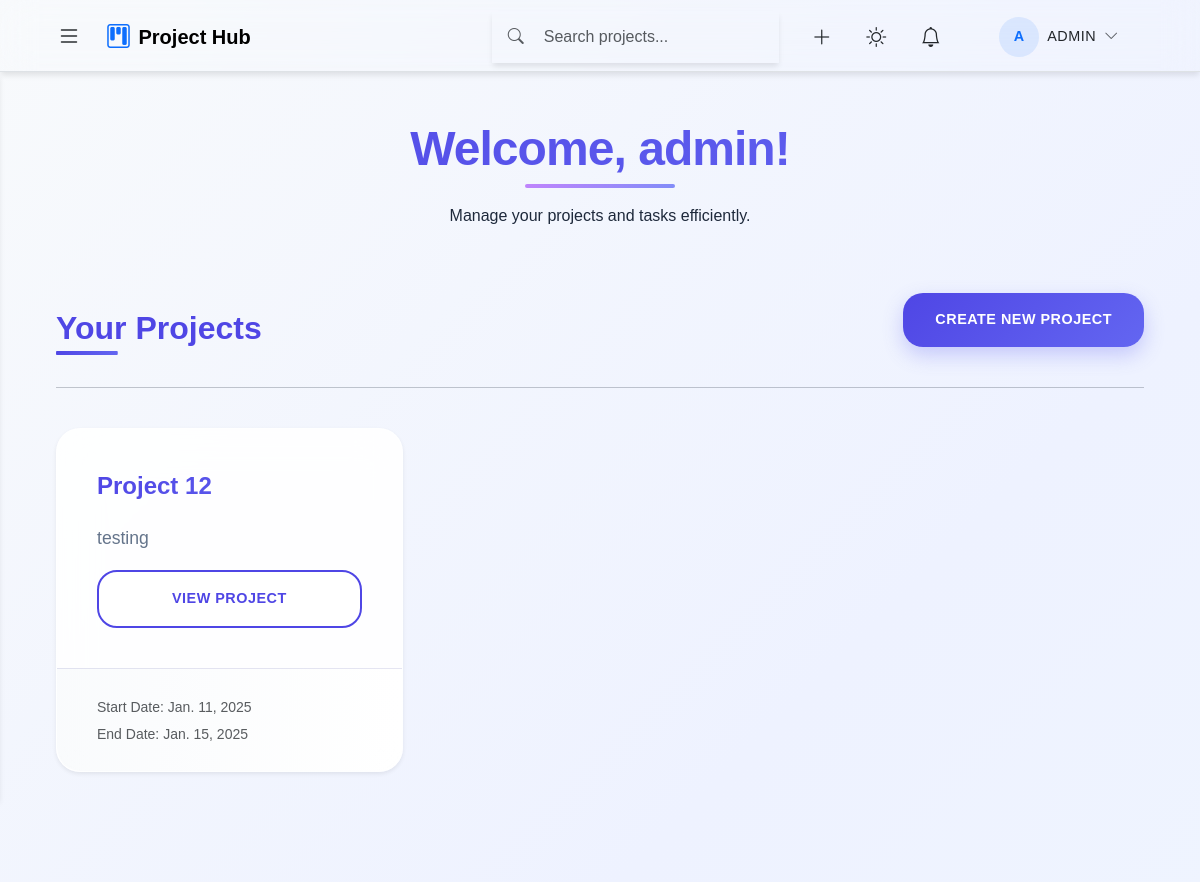
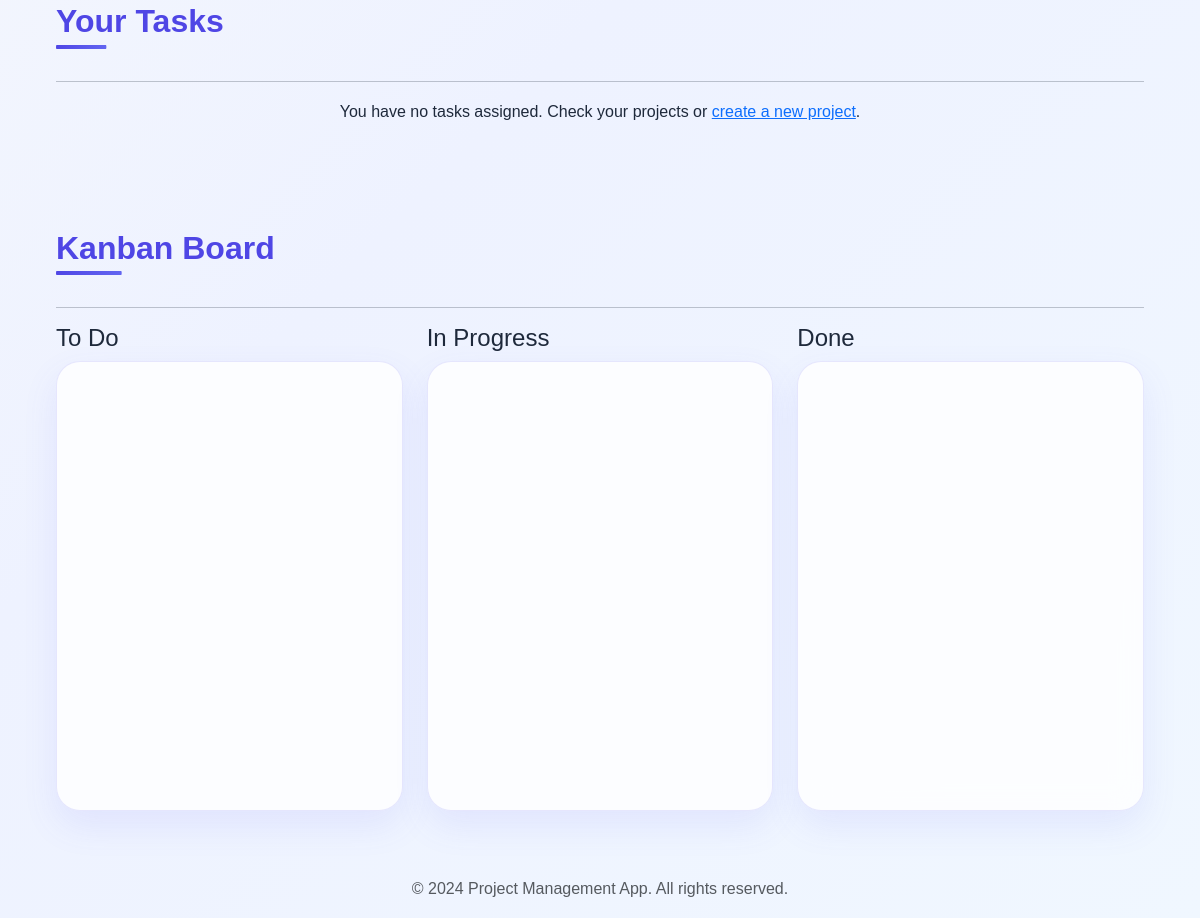
The app's page /projects/ (signed in) with its own data (2 pictures, top to bottom).
### projects/models.py (models this page shows, shortened)
class User(AbstractUser):
    email = models.EmailField(unique=True)
    groups = models.ManyToManyField(
        Group,
        related_name='custom_user_groups',
        blank=True,
        help_text='The groups this user belongs to.',
        verbose_name='groups',
    )
    user_permissions = models.ManyToManyField(
        Permission,
        related_name='custom_user_permissions',
        blank=True,
        help_text='Specific permissions for this user.',
        verbose_name='user permissions',
    )

class Project(models.Model):
    STATUS_CHOICES = [
        ('planned', 'Planned'),
        ('active', 'Active'),
        ('completed', 'Completed'),
        ('on_hold', 'On Hold')
    ]
    name = models.CharField(max_length=200)
    description = models.TextField()
    team = models.ForeignKey(Team, on_delete=models.CASCADE, related_name='projects')
    manager = models.ForeignKey(User, on_delete=models.CASCADE, related_name='managed_projects')
    status = models.CharField(max_length=20, choices=STATUS_CHOICES, default='planned')
    start_date = models.DateField()
    end_date = models.DateField()
    created_at = models.DateTimeField(auto_now_add=True)
    class Meta:
        ordering = ['-created_at']
        constraints = [
            models.UniqueConstraint(fields=['name', 'team'], name='unique_project_name_in_team')
        ]

### projects/views.py (the view)
# urls.py: path('', views.homepage, name='homepage'),
@login_required
@handle_view_errors
def homepage(request):
    try:
        projects = get_user_projects(request.user)
        tasks = get_user_tasks(request.user)
        context = get_common_context(request.user)
        context.update({
            'projects': projects,
            'tasks': tasks,
            'recent_activity': get_recent_activity(request.user)
        })
        return render(request, 'projects/homepage.html', context)
    except Exception as e:
        logger.error(f"Homepage error: {str(e)}")
        messages.error(request, MSG_ERROR)
        return redirect('login')

### projects/utils/common.py (called while the page is built)
def get_common_context(user):
    try:
        notifications = Notification.objects.filter(user=user).select_related('user')
        return {
            'projects_count': Project.objects.filter(team__members__user=user).distinct().count(),
            'tasks_count': Task.objects.filter(assigned_to=user).count(),
            'notifications': notifications[:5],
            'unread_notifications_count': notifications.filter(read=False).count(),
            'team_members_count': TeamMember.objects.filter(team__members__user=user).distinct().count(),
            'active_projects_count': Project.objects.filter(team__members__user=user, status='active').distinct().count(),
            'completed_tasks_count': Task.objects.filter(assigned_to=user, status='done').count()
        }
    except Exception as e:
        logger.error(f"Context error: {str(e)}")
        return {}

### projects/utils/projects.py (called while the page is built)
def get_user_projects(user):
    return (Project.objects.filter(team__members__user=user)
            .select_related('team')
            .distinct()
            .order_by('-created_at'))

### projects/utils/tasks.py (called while the page is built)
def get_user_tasks(user):
    try:
        return (Task.objects.filter(assigned_to=user)
                .select_related('project')
                .order_by('-created_at'))
    except Exception as e:
        logger.error(f"Error getting user tasks: {str(e)}")
        return Task.objects.none()

def get_recent_activity(user, days=7):
    try:
        start_date = timezone.now() - timedelta(days=days)
        return Task.objects.filter(
            assigned_to=user,
            created_at__gte=start_date
        ).select_related('project').order_by('-created_at')
    except Exception as e:
        logger.error(f"Error getting recent activity: {str(e)}")
        return Task.objects.none()

### projects/templates/projects/homepage.html (shortened to what this page needs)
{% extends 'base.html' %}
{% load static %}
{% block extra_css %}
<link rel="stylesheet" href="{% static 'css/homepage.css' %}">
{% endblock %}
{% block content %}
<div class="container mt-5">
    <div class="row mb-4">
        <div class="col">
            <h2 class="text-center">Welcome, {{ user.username }}!</h2>
            <p class="text-center">Manage your projects and tasks efficiently.</p>
        </div>
    </div>
    <div class="row mb-4">
        <div class="col">
            <div class="d-flex justify-content-between align-items-center">
                <h3>Your Projects</h3>
                <a href="{% url 'project_create' %}" class="btn btn-primary">Create New Project</a>
            </div>
            <hr>
        </div>
    </div>
    <div class="row">
        {% for project in projects %}
        <div class="col-md-4 mb-4">
            <div class="card shadow-sm h-100">
                <div class="card-body d-flex flex-column">
                    <h5 class="card-title">{{ project.name }}</h5>
                    <p class="card-text flex-grow-1">{{ project.description|truncatewords:20 }}</p>
                    <a href="{% url 'project_detail' project.id %}" class="btn btn-outline-primary mt-auto">View Project</a>
                </div>
                <div class="card-footer text-muted">
                    <small>Start Date: {{ project.start_date }}</small><br>
                    <small>End Date: {{ project.end_date }}</small>
                </div>
            </div>
        </div>
        {% empty %}
        <div class="col">
            <p class="text-center">You have no projects. <a href="{% url 'project_create' %}">Create a new project</a>.</p>
        </div>
        {% endfor %}
    </div>
    <div class="row mt-5">
        <div class="col">
            <h3>Your Tasks</h3>
            <hr>
        </div>
    </div>
    <div class="row">
        {% for task in tasks %}
        <div class="col-md-6 mb-4">
            <div class="card shadow-sm h-100">
                <div class="card-body d-flex flex-column">
                    <h5 class="card-title">{{ task.title }}</h5>
                    <p class="card-text flex-grow-1">{{ task.description|truncatewords:20 }}</p>
                    <a href="{% url 'task_detail' task.project.id task.id %}" class="btn btn-outline-primary mt-auto">View Task</a>
                </div>
                <div class="card-footer text-muted">
                    <small>Due Date: {{ task.due_date }}</small>
                </div>
            </div>
        </div>
        {% empty %}
        <div class="col">
            <p class="text-center">You have no tasks assigned. Check your projects or <a href="{% url 'project_create' %}">create a new project</a>.</p>
        </div>
        {% endfor %}
    </div>
    <div class="row mt-5">
        <div class="col">
            <h3>Kanban Board</h3>
            <hr>
        </div>
    </div>
    <div class="row">
        <div class="col-md-4">
            <h4>To Do</h4>
            <ul id="todo" class="list-group">
            </ul>
        </div>
        <div class="col-md-4">
            <h4>In Progress</h4>
            <ul id="inprogress" class="list-group">
            </ul>
        </div>
        <div class="col-md-4">
            <h4>Done</h4>
            <ul id="done" class="list-group">
            </ul>
        </div>
    </div>
</div>
{% endblock %}

### projects/templates/base.html (shortened to what this page needs)
<!DOCTYPE html>
<html lang="en" data-theme="light">
<head>
    {% load static %}
    <link href="https://cdn.jsdelivr.net/npm/bootstrap@5.3.0/dist/css/bootstrap.min.css" rel="stylesheet">
    <link href="https://cdn.jsdelivr.net/npm/bootstrap-icons/font/bootstrap-icons.css" rel="stylesheet">
    <link rel="stylesheet" href="{% static 'css/base.css' %}">
    {% block extra_css %}{% endblock %}
</head>
<body class="d-flex flex-column min-vh-100" data-bs-theme="light">
    <header class="navbar glass-nav fixed-top border-bottom">
        <div class="container-fluid px-4">
            <div class="d-flex align-items-center gap-3">
                <button type="button" id="sidebarToggle" class="btn btn-icon rounded-circle p-2 hover-translate"
                aria-label="Toggle Sidebar" aria-expanded="false" aria-controls="sidebar">
                <i class="bi bi-list fs-4"></i>
                </button>
                <a class="navbar-brand d-flex align-items-center gap-2 hover-translate" href="{% url 'homepage' %}">
                    <i class="bi bi-kanban fs-4 text-primary"></i>
                    <span class="fw-bold">Project Hub</span>
                </a>
            </div>
            <div class="d-flex align-items-center gap-4">
                <div class="search-wrapper d-none d-md-flex align-items-center glass-card px-3 py-2 position-relative">
                    <i class="bi bi-search text-muted search-icon"></i>
                    <input type="search"
                        class="form-control border-0 bg-transparent shadow-none ms-2 search-input"
                        placeholder="Search projects..."
                        aria-label="Search projects"
                        data-search-url="{% url 'api_search' %}"
                        autocomplete="off">
                </div>
                <div class="d-flex align-items-center gap-3">
                    <div class="dropdown">
                        <button class="btn btn-icon rounded-circle p-2 hover-translate"
                                data-bs-toggle="dropdown" aria-expanded="false" aria-label="Quick actions">
                            <i class="bi bi-plus-lg fs-5"></i>
                        </button>
                    </div>
                    <button id="themeToggle" class="btn btn-icon rounded-circle p-2 hover-translate"
                            aria-label="Toggle theme">
                        <i class="bi bi-moon fs-5"></i>
                    </button>
                    <div class="dropdown">
                        <button class="btn btn-icon rounded-circle p-2 hover-translate position-relative"
                                data-bs-toggle="dropdown" aria-expanded="false" aria-label="Notifications">
                            <i class="bi bi-bell fs-5"></i>
                        </button>
                    </div>
                    <div class="dropdown">
                        <button class="btn d-flex align-items-center gap-2 hover-translate"
                                data-bs-toggle="dropdown" aria-expanded="false" aria-label="User menu">
                            <div class="user-avatar rounded-circle overflow-hidden" style="width: 40px; height: 40px;">
                                {% if user.profile.avatar %}
                                    <img src="{{ user.profile.avatar.url }}" alt="Profile"
                                         class="w-100 h-100 object-fit-cover">
                                {% else %}
                                    <div class="avatar-placeholder d-flex align-items-center justify-content-center h-100 bg-primary bg-opacity-10 text-primary">
                                        {{ user.username|slice:":1"|upper }}
                                    </div>
                                {% endif %}
                            </div>
                            <span class="d-none d-md-block fw-medium">{{ user.username }}</span>
                            <i class="bi bi-chevron-down text-muted"></i>
                        </button>
                    </div>
                </div>
            </div>
        </div>
    </header>
    <main id="main-content" class="flex-grow-1 pt-5 mt-4" role="main">
        <div class="container-fluid px-4">
            {% block content %}{% endblock %}
        </div>
    </main>
    <footer class="footer mt-auto py-3 glass-footer">
        <div class="container text-center">
            <span class="text-muted">&copy; {% now "Y" %} Project Management App. All rights reserved.</span>
        </div>
    </footer>
</body>
</html>

### static/css/base.css (style rules this page uses)
:root { --primary: #4f46e5; --primary-light: rgba(79, 70, 229, 0.1); --primary-dark: #3c3799; --secondary: #6366f1; --accent: #818cf8; --success: #10b981; --warning: #f59e0b; --danger: #ef4444; --info: #3b82f6; --bg-light: #ffffff; --bg-dark: #0f172a; --text-light: #1e293b; --text-dark: #f8fafc; --text-muted-light: #64748b; --text-muted-dark: #94a3b8; --glass-light: rgba(255, 255, 255, 0.85); --glass-dark: rgba(15, 23, 42, 0.85); --glass-border-light: rgba(255, 255, 255, 0.4); --glass-border-dark: rgba(45, 55, 72, 0.4); --blur: 16px; --shadow-sm: 0 2px 4px rgba(0, 0, 0, 0.05); --shadow: 0 4px 6px -1px rgba(0, 0, 0, 0.1); --shadow-lg: 0 10px 15px -3px rgba(0, 0, 0, 0.1); --shadow-glow: 0 0 15px rgba(79, 70, 229, 0.3); --header-height: 72px; --sidebar-width: 300px; --border-radius: 12px; --border-radius-lg: 16px; --transition-fast: 0.2s ease; --transition-normal: 0.3s ease; --gradient-primary: linear-gradient(135deg, #4f46e5 0%, #6366f1 100%); --gradient-secondary: linear-gradient(135deg, #c084fc 0%, #818cf8 100%); }
body { font-family: 'Inter', sans-serif; color: var(--text-primary); min-height: 100vh; padding-top: var(--header-height); display: flex; flex-direction: column; margin: 0; transition: background var(--transition-normal); line-height: 1.6; }
.glass-nav, .glass-sidebar, .glass-card { background: var(--glass-bg); backdrop-filter: blur(var(--blur)); border: 1px solid var(--glass-border); box-shadow: var(--shadow); transition: all var(--transition-normal); }
.glass-nav { height: var(--header-height); padding: 0 1.5rem; display: flex; align-items: center; justify-content: space-between; z-index: 1040; position: fixed; top: 0; left: 0; right: 0; }

### records on screen
User: username "A", username "ADMIN", username "admin"
Project: name "Project 12", description "testing", start_date "Jan. 11, 2025", end_date "Jan. 15, 2025"
